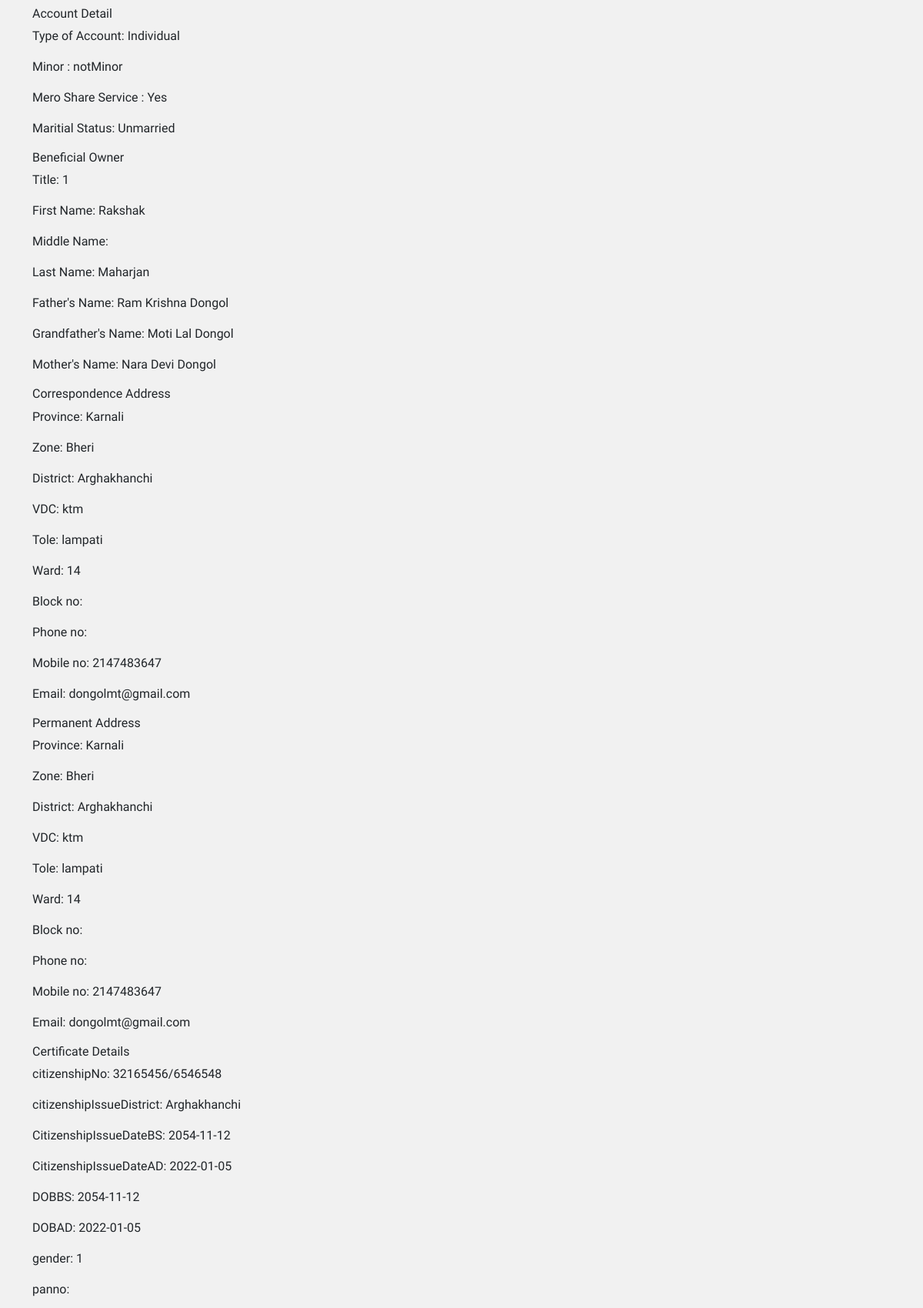
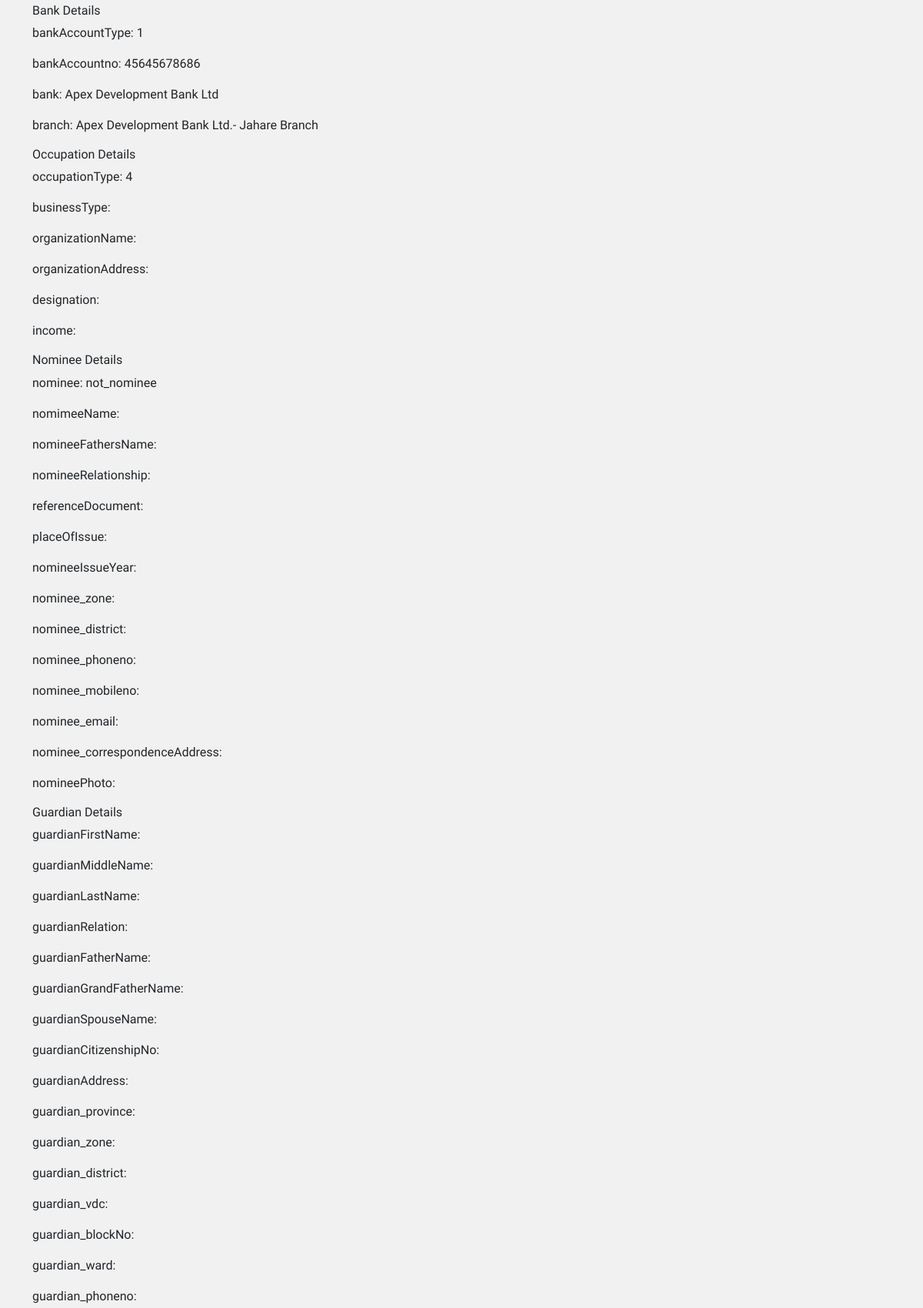
/formDetail?id=10000 (upper part), run on the app's committed database (2 pictures, top to bottom).
### tables this page shows
CREATE TABLE `firstsection` (
  `firstsection_id` int(11) NOT NULL,
  `accountType` text NOT NULL,
  `minor` text NOT NULL,
  `meroShareService` text NOT NULL,
  `maritalStatus` text NOT NULL
);

CREATE TABLE `beneficialowner` (
  `beneficialowner_id` int(11) NOT NULL,
  `title` int(11) DEFAULT NULL,
  `firstName` text NOT NULL,
  `middleName` text DEFAULT NULL,
  `lastName` text NOT NULL,
  `fathersName` text NOT NULL,
  `grandFathersName` text NOT NULL,
  `mothersName` text NOT NULL
);

CREATE TABLE `correspondenceaddress` (
  `id` int(11) NOT NULL,
  `correspondence_province` varchar(50) DEFAULT NULL,
  `correspondence_zone` varchar(50) DEFAULT NULL,
  `correspondence_district` varchar(50) DEFAULT NULL,
  `correspondence_vdc` text NOT NULL,
  `correspondence_tole` text NOT NULL,
  `correspondence_ward` int(10) NOT NULL,
  `correspondence_blockno` int(10) DEFAULT NULL,
  `correspondence_phoneno` int(10) DEFAULT NULL,
  `correspondence_mobileno` int(10) NOT NULL,
  `correspondence_email` varchar(255) NOT NULL
);

CREATE TABLE `permanentaddress` (
  `id` int(11) NOT NULL,
  `permanent_province` varchar(50) DEFAULT NULL,
  `permanent_zone` varchar(50) DEFAULT NULL,
  `permanent_district` varchar(50) DEFAULT NULL,
  `permanent_vdc` text NOT NULL,
  `permanent_tole` text NOT NULL,
  `permanent_ward` int(11) NOT NULL,
  `permanent_blockno` int(11) DEFAULT NULL,
  `permanent_phoneno` int(10) DEFAULT NULL,
  `permanent_mobileno` int(10) NOT NULL,
  `permanent_email` varchar(255) NOT NULL
);

CREATE TABLE `certificatedetails` (
  `id` int(11) NOT NULL,
  `citizenshipNo` varchar(50) DEFAULT NULL,
  `citizenshipIssueDistrict` varchar(50) DEFAULT NULL,
  `CitizenshipIssueDateBS` date NOT NULL,
  `CitizenshipIssueDateAD` date NOT NULL,
  `DOBBS` date NOT NULL,
  `DOBAD` date NOT NULL,
  `gender` int(11) DEFAULT NULL,
  `panno` varchar(50) DEFAULT NULL
);

CREATE TABLE `bankdetails` (
  `id` int(11) NOT NULL,
  `bankAccountType` int(11) DEFAULT NULL,
  `bank` varchar(255) DEFAULT NULL,
  `branch` varchar(255) DEFAULT NULL,
  `bankAccountno` varchar(50) NOT NULL,
  `status` tinyint(1) DEFAULT 1
);

CREATE TABLE `occupationdetails` (
  `id` int(11) NOT NULL,
  `occupationType` int(11) DEFAULT NULL,
  `businessType` int(11) DEFAULT NULL,
  `organizationName` text DEFAULT NULL,
  `organizationAddress` text DEFAULT NULL,
  `designation` text DEFAULT NULL,
  `income` int(11) DEFAULT NULL
);

CREATE TABLE `nomineedetails` (
  `id` int(11) NOT NULL,
  `nominee` text NOT NULL,
  `nomimeeName` text DEFAULT NULL,
  `nomineeFathersName` text DEFAULT NULL,
  `nomineeRelationship` text DEFAULT NULL,
  `referenceDocument` int(11) DEFAULT NULL,
  `nomineeDoc` varchar(50) DEFAULT NULL,
  `placeOfIssue` varchar(50) DEFAULT NULL,
  `nomineeIssueYear` date DEFAULT NULL,
  `nomineeAge` int(3) DEFAULT NULL,
  `nominee_zone` varchar(50) DEFAULT NULL,
  `nominee_district` varchar(50) DEFAULT NULL,
  `nominee_phoneno` int(10) DEFAULT NULL,
  `nominee_mobileno` int(10) DEFAULT NULL,
  `nominee_email` varchar(255) DEFAULT NULL,
  `nominee_panno` int(20) DEFAULT NULL,
  `nominee_correspondenceAddress` text DEFAULT NULL,
  `nomineePhoto` text DEFAULT NULL,
  `nomineeSignature` text DEFAULT NULL,
  `nomineeDocumentFront` text DEFAULT NULL,
  `nomineeDocumentBack` text DEFAULT NULL
);

### formDetail.php (the view, shortened to what this page needs)
<?php
include "admin\inc\header.php";
require $_SERVER['DOCUMENT_ROOT'].'/machchapuchreForm/class/model.php';
if ( isset( $_GET['id'] ) && !empty( $_GET['id'] ) ){
    $id = (int)$_GET['id'];
    $result2 = mysqli_query($conn,"SELECT firstsection.accountType, firstsection.minor, firstsection.meroShareService, firstsection.maritalStatus, form.id FROM firstsection RIGHT join form on firstsection.firstsection_id = $id;") or die( mysqli_error($conn));
    $row2 = mysqli_fetch_array($result2);
    $result3 = mysqli_query($conn,"SELECT beneficialowner.title, beneficialowner.firstName, beneficialowner.middleName, beneficialowner.lastName, beneficialowner.fathersName, beneficialowner.grandFathersName, beneficialowner.mothersName, form.id FROM beneficialowner RIGHT join form on beneficialowner.beneficialowner_id = $id;") or die( mysqli_error($conn));
    $row3 = mysqli_fetch_array($result3);
    $result4 = mysqli_query($conn,"SELECT correspondenceaddress.correspondence_province, correspondenceaddress.correspondence_zone, correspondenceaddress.correspondence_district, correspondenceaddress.correspondence_vdc, correspondenceaddress.correspondence_tole, correspondenceaddress.correspondence_ward, correspondenceaddress.correspondence_blockno, correspondenceaddress.correspondence_phoneno, correspondenceaddress.correspondence_mobileno, correspondenceaddress.correspondence_email, form.id from correspondenceaddress RIGHT JOIN form On correspondenceaddress.id = $id;") or die( mysqli_error($conn));
    $row4 = mysqli_fetch_array($result4);
    $result5 = mysqli_query($conn,"SELECT permanentaddress.permanent_province, permanentaddress.permanent_zone, permanentaddress.permanent_district, permanentaddress.permanent_vdc, permanentaddress.permanent_tole, permanentaddress.permanent_ward, permanentaddress.permanent_blockno, permanentaddress.permanent_phoneno, permanentaddress.permanent_mobileno, permanentaddress.permanent_email, form.id from permanentaddress RIGHT JOIN form On permanentaddress.id = $id;") or die( mysqli_error($conn));
    $row5 = mysqli_fetch_array($result5);
    $result6 = mysqli_query($conn,"SELECT certificatedetails.citizenshipNo, certificatedetails.citizenshipIssueDistrict, certificatedetails.CitizenshipIssueDateBS , certificatedetails.CitizenshipIssueDateAD, certificatedetails.DOBBS, certificatedetails.DOBAD, certificatedetails.gender, certificatedetails.panno, form.id from certificatedetails RIGHT JOIN form On certificatedetails.id = $id;") or die( mysqli_error($conn));
    $row6 = mysqli_fetch_array($result6);
    $result7 = mysqli_query($conn,"SELECT bankdetails.bankAccountType, bankdetails.bankAccountno, bankdetails.bank, bankdetails.branch, form.id from bankdetails RIGHT JOIN form On bankdetails.id = $id;") or die( mysqli_error($conn));
    $row7 = mysqli_fetch_array($result7);
    $result8 = mysqli_query($conn,"SELECT occupationdetails.occupationType, occupationdetails.businessType, occupationdetails.organizationName, occupationdetails.organizationAddress,occupationdetails.designation, occupationdetails.income, form.id from occupationdetails RIGHT JOIN form On occupationdetails.id = $id;") or die( mysqli_error($conn));
    $row8 = mysqli_fetch_array($result8);
    $result9 = mysqli_query($conn,"SELECT nomineedetails.nominee, nomineedetails.nomimeeName, nomineedetails.nomineeFathersName, nomineedetails.nomineeRelationship,nomineedetails.referenceDocument, nomineedetails.nomineeDoc, nomineedetails.placeOfIssue, nomineedetails.nomineeIssueYear, nomineedetails.nomineeAge, nomineedetails.nominee_zone, nomineedetails.nominee_district, nomineedetails.nominee_phoneno, nomineedetails.nominee_mobileno, nomineedetails.nominee_email, nomineedetails.nominee_panno, nomineedetails.nominee_correspondenceAddress, nomineedetails.nomineePhoto, form.id from nomineedetails RIGHT JOIN form On nomineedetails.id = $id;") or die( mysqli_error($conn));
    $row9 = mysqli_fetch_array($result9);
    $result10 = mysqli_query($conn,"SELECT guardiandetails.guardianFirstName, guardiandetails.guardianMiddleName, guardiandetails.guardianLastName, guardiandetails.guardianRelation,guardiandetails.guardianFatherName, guardiandetails.guardianGrandFatherName, guardiandetails.guardianSpouseName, guardiandetails.guardianCitizenshipNo, guardiandetails.guardianAddress, guardiandetails.guardian_province, guardiandetails.guardian_zone, guardiandetails.guardian_district, guardiandetails.guardian_vdc, guardiandetails.guardian_blockNo, guardiandetails.guardian_ward, guardiandetails.guardian_phoneno, guardiandetails.guardian_mobileno, guardiandetails.guardian_panno, guardiandetails.guardian_email, guardiandetails.guardian_citizenshiptIssueDistrict, guardiandetails.guardian_citizenshipIssueDateBS, guardiandetails.guardian_citizenshipIssueDateAD, guardiandetails.guardian_DOBBS, guardiandetails.guardian_DOBAD, form.id from guardiandetails RIGHT JOIN form On guardiandetails.id = $id;") or die( mysqli_error($conn));
    $row10 = mysqli_fetch_array($result10);
?>
<div class="container my-2">
    <h6>Account Detail</h6>
    <p>Type of Account: <?php echo $row2["accountType"]; ?></p>
    <p>Minor : <?php echo $row2["minor"]; ?></p>
    <p>Mero Share Service : <?php echo $row2["meroShareService"]; ?></p>
    <p>Maritial Status: <?php echo $row2["maritalStatus"]; ?></p>
    <h6>Beneficial Owner</h6>
    <p>Title: <?php echo $row3["title"]; ?></p>
    <p>First Name: <?php echo $row3["firstName"]; ?></p>
    <p>Middle Name: <?php echo $row3["middleName"]; ?></p>
    <p>Last Name: <?php echo $row3["lastName"]; ?></p>
    <p>Father's Name: <?php echo $row3["fathersName"]; ?></p>
    <p>Grandfather's Name: <?php echo $row3["grandFathersName"]; ?></p>
    <p>Mother's Name: <?php echo $row3["mothersName"]; ?></p>
    <h6>Correspondence Address</h6>
    <p>Province: <?php echo $row4["correspondence_province"]; ?></p>
    <p>Zone: <?php echo $row4["correspondence_zone"]; ?></p>
    <p>District: <?php echo $row4["correspondence_district"]; ?></p>
    <p>VDC: <?php echo $row4["correspondence_vdc"]; ?></p>
    <p>Tole: <?php echo $row4["correspondence_tole"]; ?></p>
    <p>Ward: <?php echo $row4["correspondence_ward"]; ?></p>
    <p>Block no: <?php echo $row4["correspondence_blockno"]; ?></p>
    <p>Phone no: <?php echo $row4["correspondence_phoneno"]; ?></p>
    <p>Mobile no: <?php echo $row4["correspondence_mobileno"]; ?></p>
    <p>Email: <?php echo $row4["correspondence_email"]; ?></p>
    <h6>Permanent Address</h6>
    <p>Province: <?php echo $row5["permanent_province"]; ?></p>
    <p>Zone: <?php echo $row5["permanent_zone"]; ?></p>
    <p>District: <?php echo $row5["permanent_district"]; ?></p>
    <p>VDC: <?php echo $row5["permanent_vdc"]; ?></p>
    <p>Tole: <?php echo $row5["permanent_tole"]; ?></p>
    <p>Ward: <?php echo $row5["permanent_ward"]; ?></p>
    <p>Block no: <?php echo $row5["permanent_blockno"]; ?></p>
    <p>Phone no: <?php echo $row5["permanent_phoneno"]; ?></p>
    <p>Mobile no: <?php echo $row5["permanent_mobileno"]; ?></p>
    <p>Email: <?php echo $row5["permanent_email"]; ?></p>
    <h6>Certificate Details</h6>
    <p>citizenshipNo: <?php echo $row6["citizenshipNo"]; ?></p>
    <p>citizenshipIssueDistrict: <?php echo $row6["citizenshipIssueDistrict"]; ?></p>
    <p>CitizenshipIssueDateBS: <?php echo $row6["CitizenshipIssueDateBS"]; ?></p>
    <p>CitizenshipIssueDateAD: <?php echo $row6["CitizenshipIssueDateAD"]; ?></p>
    <p>DOBBS: <?php echo $row6["DOBBS"]; ?></p>
    <p>DOBAD: <?php echo $row6["DOBAD"]; ?></p>
    <p>gender: <?php echo $row6["gender"]; ?></p>
    <p>panno: <?php echo $row6["panno"]; ?></p>
    <h6>Bank Details</h6>
    <p>bankAccountType: <?php echo $row7["bankAccountType"]; ?></p>
    <p>bankAccountno: <?php echo $row7["bankAccountno"]; ?></p>
    <p>bank: <?php echo $row7["bank"]; ?></p>
    <p>branch: <?php echo $row7["branch"]; ?></p>
    <h6>Occupation Details</h6>
    <p>occupationType: <?php echo $row8["occupationType"]; ?></p>
    <p>businessType: <?php echo $row8["businessType"]; ?></p>
    <p>organizationName: <?php echo $row8["organizationName"]; ?></p>
    <p>organizationAddress: <?php echo $row8["organizationAddress"]; ?></p>
    <p>designation: <?php echo $row8["designation"]; ?></p>
    <p>income: <?php echo $row8["income"]; ?></p>
    <h6>Nominee Details</h6>
    <p>nominee: <?php echo $row9["nominee"]; ?></p>
    <p>nomimeeName: <?php echo $row9["nomimeeName"]; ?></p>
    <p>nomineeFathersName: <?php echo $row9["nomineeFathersName"]; ?></p>
    <p>nomineeRelationship: <?php echo $row9["nomineeRelationship"]; ?></p>
    <p>referenceDocument: <?php echo $row9["referenceDocument"]; ?></p>
    <p>placeOfIssue: <?php echo $row9["placeOfIssue"]; ?></p>
    <p>nomineeIssueYear: <?php echo $row9["nomineeIssueYear"]; ?></p>
    <p>nominee_zone: <?php echo $row9["nominee_zone"]; ?></p>
    <p>nominee_district: <?php echo $row9["nominee_district"]; ?></p>
    <p>nominee_phoneno: <?php echo $row9["nominee_phoneno"]; ?></p>
    <p>nominee_mobileno: <?php echo $row9["nominee_mobileno"]; ?></p>
    <p>nominee_email: <?php echo $row9["nominee_email"]; ?></p>
    <p>nominee_correspondenceAddress: <?php echo $row9["nominee_correspondenceAddress"]; ?></p>
    <p>nomineePhoto: <?php echo $row9["nomineePhoto"]; ?></p>
    <h6>Guardian Details</h6>
    <p>guardianFirstName: <?php echo $row10["guardianFirstName"]; ?></p>
    <p>guardianMiddleName: <?php echo $row10["guardianMiddleName"]; ?></p>
    <p>guardianLastName: <?php echo $row10["guardianLastName"]; ?></p>
    <p>guardianRelation: <?php echo $row10["guardianRelation"]; ?></p>
    <p>guardianFatherName: <?php echo $row10["guardianFatherName"]; ?></p>
    <p>guardianGrandFatherName: <?php echo $row10["guardianGrandFatherName"]; ?></p>
    <p>guardianSpouseName: <?php echo $row10["guardianSpouseName"]; ?></p>
    <p>guardianCitizenshipNo: <?php echo $row10["guardianCitizenshipNo"]; ?></p>
    <p>guardianAddress: <?php echo $row10["guardianAddress"]; ?></p>
    <p>guardian_province: <?php echo $row10["guardian_province"]; ?></p>
    <p>guardian_zone: <?php echo $row10["guardian_zone"]; ?></p>
    <p>guardian_district: <?php echo $row10["guardian_district"]; ?></p>
    <p>guardian_vdc: <?php echo $row10["guardian_vdc"]; ?></p>
    <p>guardian_blockNo: <?php echo $row10["guardian_blockNo"]; ?></p>
    <p>guardian_ward: <?php echo $row10["guardian_ward"]; ?></p>
    <p>guardian_phoneno: <?php echo $row10["guardian_phoneno"]; ?></p>
</div>
<?php
}
?>
<?php
include "admin/inc/footer.php";
?>

### admin/assets/css/form.css (style rules this page uses)
* { margin: 0; padding: 0; box-sizing: border-box; font-family: 'Titillium Web', sans-serif; }

### admin/assets/css/formdesign.css (style rules this page uses)
body { background-color: #f1f1f1; }

### data on the page
firstsection: accountType "Individual", minor "notMinor", meroShareService "Yes", maritalStatus "Unmarried"
beneficialowner: title "1", firstName "Rakshak", lastName "Maharjan", fathersName "Ram Krishna Dongol", grandFathersName "Moti Lal Dongol", mothersName "Nara Devi Dongol"
correspondenceaddress: correspondence_province "Karnali", correspondence_zone "Bheri", correspondence_district "Arghakhanchi", correspondence_vdc "ktm", correspondence_tole "lampati", correspondence_ward "14", correspondence_mobileno "2147483647", correspondence_email "dongolmt@gmail.com"
permanentaddress: permanent_province "Karnali", permanent_zone "Bheri", permanent_district "Arghakhanchi", permanent_vdc "ktm", permanent_tole "lampati", permanent_ward "14", permanent_mobileno "2147483647", permanent_email "dongolmt@gmail.com"
certificatedetails: citizenshipNo "32165456/6546548", citizenshipIssueDistrict "Arghakhanchi", CitizenshipIssueDateBS "2054-11-12", CitizenshipIssueDateAD "2022-01-05", DOBBS "2054-11-12", DOBAD "2022-01-05", gender "1"
bankdetails: bankAccountType "1", bankAccountno "45645678686", bank "Apex Development Bank Ltd", branch "Apex Development Bank Ltd.- Jahare Branch"
occupationdetails: occupationType "4"
nomineedetails: nominee "not_nominee"
